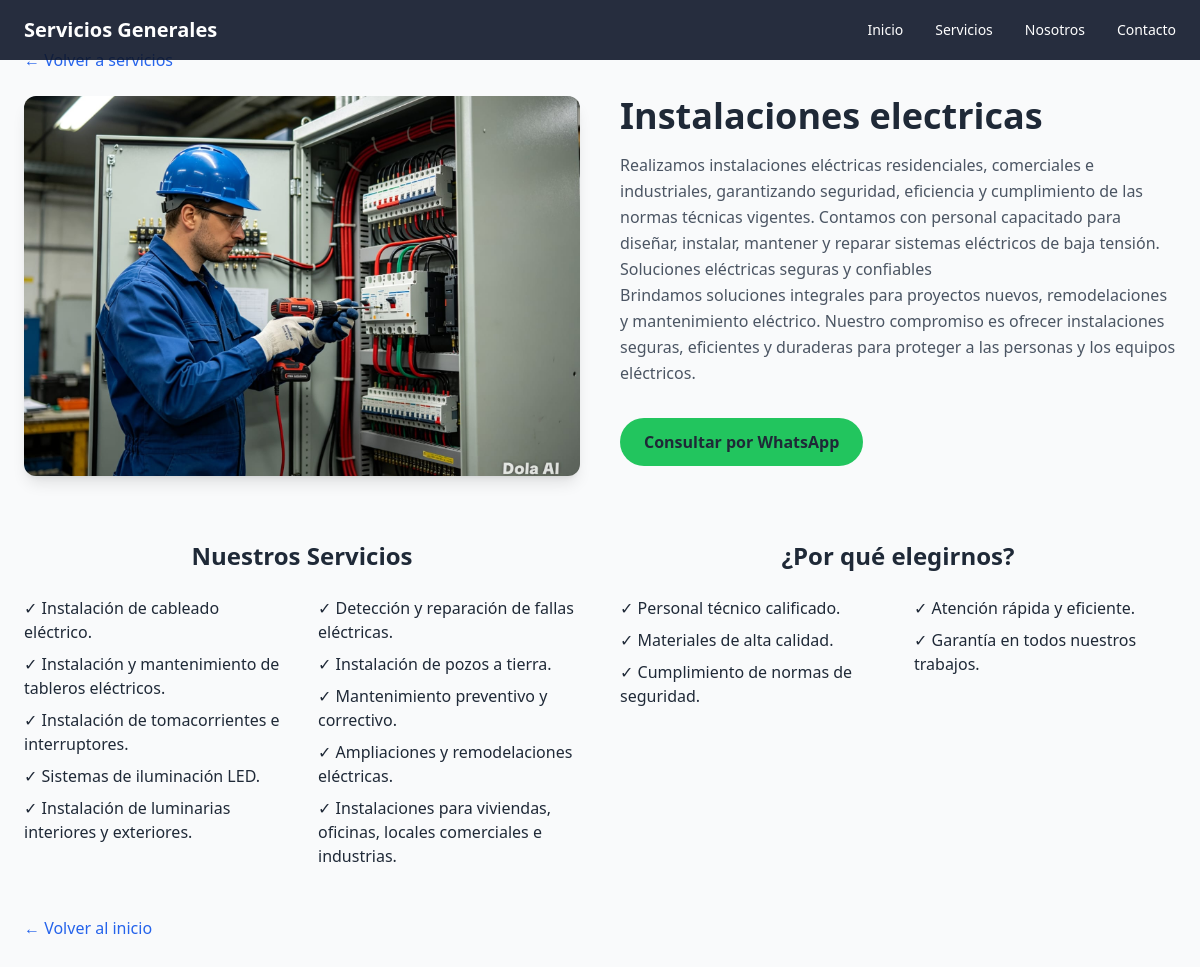
Screenshot of /servicio/7/ with the database file from the repository.
### servicios/models.py (models this page shows, shortened)
class Servicio(models.Model):
    nombre = models.CharField(max_length=120)
    descripcion = models.TextField(blank=True)
    imagen = models.ImageField(upload_to='servicios/', blank=True, null=True)
    titulo_columna_izq = models.CharField(max_length=120, blank=True)
    texto_columna_izq = models.TextField(blank=True)
    titulo_columna_der = models.CharField(max_length=120, blank=True)
    texto_columna_der = models.TextField(blank=True)
    orden = models.PositiveIntegerField(default=1, help_text="1 = primero, 2 = segundo...")

### servicios/views.py (the view)
# urls.py: path('servicio/<int:pk>/', views.detalle_servicio, name='detalle_servicio'),
def detalle_servicio(request, pk):
    servicio = get_object_or_404(Servicio, pk=pk)
    return render(request, 'detalle_servicio.html', {'servicio': servicio})

### templates/detalle_servicio.html (shortened to what this page needs)
<!DOCTYPE html>
<html lang="es-PE">
<head>
    <script src="https://cdn.tailwindcss.com"></script>
</head>
<body class="font-sans text-gray-800 bg-gray-50">
    <nav class="bg-slate-900/90 text-white py-4 px-6 flex justify-between items-center fixed w-full top-0 z-30">
        <h1 class="text-xl font-bold">Servicios Generales</h1>
        <div class="flex gap-8 text-sm font-medium">
            <a href="/#inicio" class="hover:text-blue-400 transition">Inicio</a>
            <a href="/#servicios" class="hover:text-blue-400 transition">Servicios</a>
            <a href="/#nosotros" class="hover:text-blue-400 transition">Nosotros</a>
            <a href="/#contacto" class="hover:text-blue-400 transition">Contacto</a>
        </div>
    </nav>
    <main class="max-w-7x1 mx-auto py-12 px-4 md:px-6">
        <a href="/#servicios" class="text-blue-600 hover:underline mb-6 inline-block">← Volver a servicios</a>
        <div class="grid md:grid-cols-2 gap-10 items-start">
            {% if servicio.imagen %}
            <div class="rounded-xl overflow-hidden shadow-lg">
                <img src="{{ servicio.imagen.url }}" alt="{{ servicio.nombre }}" class="w-full h-[380px] object-cover object-center">
            </div>
            {% endif %}
            <div>
                <h1 class="text-4xl font-bold mb-4">{{ servicio.nombre }}</h1>
                {% if servicio.descripcion %}
                <div class="text-gray-600 leading-relaxed">{{ servicio.descripcion|linebreaks }}</div>
                {% else %}
                <p class="text-gray-500">Descripción pendiente.</p>
                {% endif %}
                <a href="https://wa.me/51930272839?text=Hola,%20necesito%20información%20sobre:%20{{ servicio.nombre|urlencode }}" target="_blank" class="inline-flex items-center gap-2 bg-green-500 hover:bg-green-600 px-6 py-3 rounded-full font-semibold mt-8">Consultar por WhatsApp</a>
            </div>
        </div>
<div class="grid md:grid-cols-2 gap-x-10 gap-y-6 mt-16">
    <div>
        {% if servicio.titulo_columna_izq %}
            <h3 class="text-2xl font-bold mb-6 text-center">{{ servicio.titulo_columna_izq }}</h3>
        {% endif %}
        {% if servicio.texto_columna_izq %}
            <ul class="columns-1 md:columns-2 lg:columns-2 gap-8 space-y-2 pl-0 list-none">
                {% for linea in servicio.texto_columna_izq.splitlines %}
                    {% if linea %}
                        <li class="break-inside-avoid">✓ {{ linea }}</li>
                    {% endif %}
                {% endfor %}
            </ul>
        {% endif %}
    </div>
    <div>
        {% if servicio.titulo_columna_der %}
            <h3 class="text-2xl font-bold mb-6 text-center">{{ servicio.titulo_columna_der }}</h3>
        {% endif %}
        {% if servicio.texto_columna_der %}
            <ul class="columns-1 md:columns-2 lg:columns-2 gap-8 space-y-2 pl-0 list-none">
                {% for linea in servicio.texto_columna_der.splitlines %}
                    {% if linea %}
                        <li class="break-inside-avoid">✓ {{ linea }}</li>
                    {% endif %}
                {% endfor %}
            </ul>
        {% endif %}
    </div>
</div>
        <div class="mt-12">
            <a href="/#inicio" class="text-blue-600 hover:underline">← Volver al inicio</a>
        </div>
    </main>
</body>
</html>

### templates/detalle_servicio.html (style rules this page uses)
html { scroll-behavior: smooth; }

### rows the page displays
Servicio: imagen (picture), nombre "Instalaciones electricas", descripcion "Realizamos instalaciones eléctricas residenciales, comerciales e industriales, garantizando seguridad, eficiencia y cumplimiento de las normas técnicas vigentes. Contamos con personal capacitado para diseñar, instalar, mantener y reparar sistemas eléctricos de baja tensión. Soluciones eléctricas seguras y confiables Brindamos soluciones integrales para proyectos nuevos, remodelaciones y mantenimiento eléctrico. Nuestro compromiso es ofrecer instalaciones seguras, eficientes y duraderas para proteger a las personas y los equipos eléctricos.", titulo_columna_izq "Nuestros Servicios", titulo_columna_der "¿Por qué elegirnos?"

### other values shown
{{ linea }} "Instalación de cableado eléctrico." "Instalación y mantenimiento de tableros eléctricos." "Instalación de tomacorrientes e interruptores." "Sistemas de iluminación LED." "Instalación de luminarias interiores y exteriores." "Detección y reparación de fallas eléctricas." "Instalación de pozos a tierra." "Mantenimiento preventivo y correctivo." "Ampliaciones y remodelaciones eléctricas." "Instalaciones para viviendas, oficinas, locales comerciales e industrias."
{{ linea }} "Personal técnico calificado." "Materiales de alta calidad." "Cumplimiento de normas de seguridad." "Atención rápida y eficiente." "Garantía en todos nuestros trabajos."
